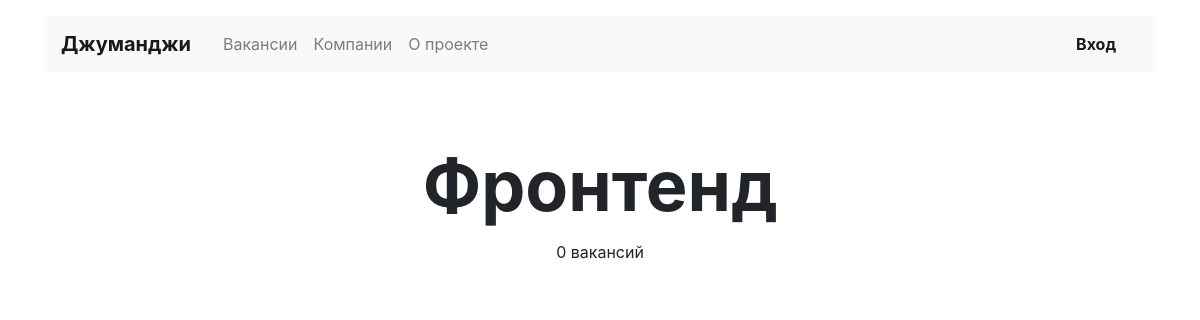
The app's page /vacancies/cat/frontend/, older data.
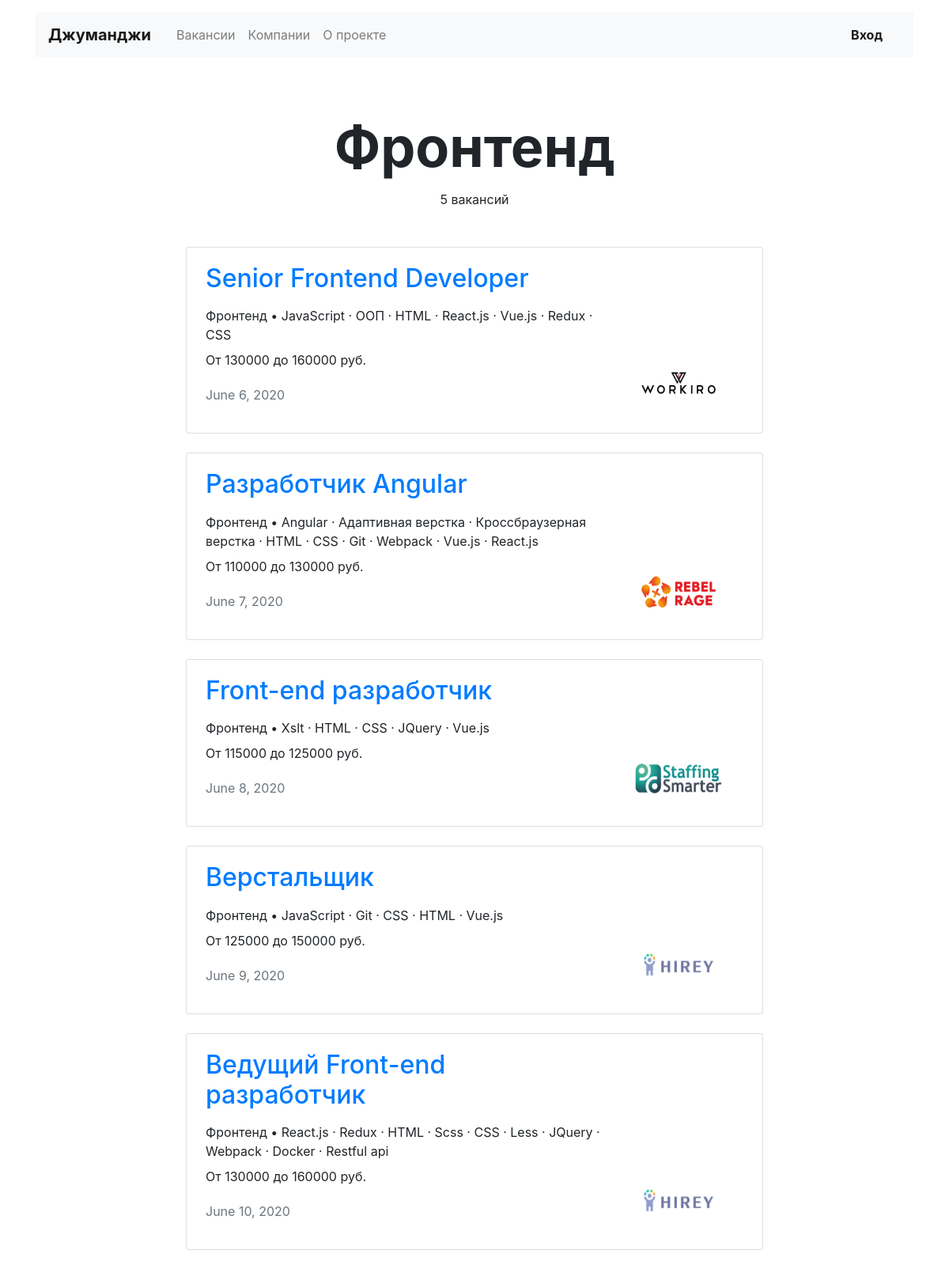
The same page, newer data.
### vacancies/models.py (models this page shows, shortened)
class Specialty(models.Model):
    code = models.CharField(max_length=25)
    title = models.CharField(max_length=25)
    picture = models.ImageField(upload_to=MEDIA_SPECIALITY_IMAGE_DIR)

class Vacancy(models.Model):
    title = models.CharField(max_length=75)
    specialty = models.ForeignKey(Specialty, on_delete=models.CASCADE, related_name='vacancies', null=True)
    company = models.ForeignKey(Company, on_delete=models.CASCADE, related_name='vacancies')
    skills = models.CharField(max_length=350)
    description = models.CharField(max_length=700)
    salary_min = models.PositiveIntegerField()
    salary_max = models.PositiveIntegerField()
    published_at = models.DateField()

class Company(models.Model):
    name = models.CharField(max_length=120)
    owner = models.OneToOneField(User, on_delete=models.CASCADE)
    location = models.CharField(max_length=50)
    logo = models.ImageField(upload_to=MEDIA_COMPANY_IMAGE_DIR, default='100x60.jpg')
    description = models.CharField(max_length=350)
    employee_count = models.PositiveIntegerField()

### vacancies/views.py (the view)
# urls.py: path('cat/<str:specialty_code>/', SpecialtyVacanciesView.as_view(), name='cat_vacancy'),
class SpecialtyVacanciesView(View):
    def get(self, request, specialty_code):
        spec = Specialty.objects.filter(code=specialty_code).first()
        if not spec:
            raise Http404('no such specialty')
        vacancies = Vacancy.objects.filter(specialty=spec).select_related('company')
        return render(request, 'vacancies/vacancies.html', context={
            'title': spec.title,
            'spec': spec,
            'vacancies': vacancies
        })

### vacancies/templates/vacancies/vacancies.html (shortened to what this page needs)
{% extends 'base.html' %}
{% block content %}
    <main class="container mt-3">
        <section>
            <h1 class="h1 text-center mx-auto mt-4 pt-5" style="font-size: 70px;"><strong>{{ title }}</strong></h1>
            <p class="text-center pt-1">{{ vacancies.count }} вакансий</p>
            <div class="row mt-5">
                <div class="col-12 col-lg-8 offset-lg-2 m-auto">
                    {% for vacancy in vacancies %}
                        <div class="card mb-4">
                            <div class="card-body px-4">
                                <div class="row">
                                    <div class="col-12 col-md-8 col-lg-9">
                                        <a href="{% url 'vacancy' vacancy.id %}"><h2 class="h2 pb-2">{{ vacancy.title }}</h2></a>
                                        <p class="mb-2">{% if spec %} {{ spec.title }} {% else %} {{ vacancy.specialty.title }} {% endif %}• {{ vacancy.skills }}</p>
                                        <p>От {{ vacancy.salary_min }} до {{ vacancy.salary_max }} руб.</p>
                                        <p class="text-muted pt-1">{{ vacancy.published_at }}</p>
                                    </div>
                                    <div class="col-12 col-md-4 col-lg-3 d-flex align-items-end">
                                        <a href="{% url 'company' vacancy.company.id %}"><img src="{{ vacancy.company.logo.url }}" width="130" height="80"
                                                         alt=""></a>
                                    </div>
                                </div>
                            </div>
                        </div>
                    {% endfor %}
                </div>
            </div>
        </section>
    </main>
{% endblock %}

Row changes from the older to the newer data that the page shows:
added Vacancy: title "Senior Frontend Developer", {{ spec.title }} "Фронтенд", skills "JavaScript · ООП · HTML · React.js · Vue.js · Redux · CSS", salary_min "130000", salary_max "160000", published_at "June 6, 2020", company.logo (picture)
added Vacancy: title "Разработчик Angular", {{ spec.title }} "Фронтенд", skills "Angular · Адаптивная верстка · Кроссбраузерная верстка · HTML · CSS · Git · Webpack · Vue.js · React.js", salary_min "110000", salary_max "130000", published_at "June 7, 2020", company.logo (picture)
added Vacancy: title "Front-end разработчик", {{ spec.title }} "Фронтенд", skills "Xslt · HTML · CSS · JQuery · Vue.js", salary_min "115000", salary_max "125000", published_at "June 8, 2020", company.logo (picture)
added Vacancy: title "Верстальщик", {{ spec.title }} "Фронтенд", skills "JavaScript · Git · CSS · HTML · Vue.js", salary_min "125000", salary_max "150000", published_at "June 9, 2020", company.logo (picture)
added Vacancy: title "Ведущий Front-end разработчик", {{ spec.title }} "Фронтенд", skills "React.js · Redux · HTML · Scss · CSS · Less · JQuery · Webpack · Docker · Restful api", salary_min "130000", salary_max "160000", published_at "June 10, 2020", company.logo (picture)
Text that changed along with them:
{{ vacancies.count }}: "0" → "5"
